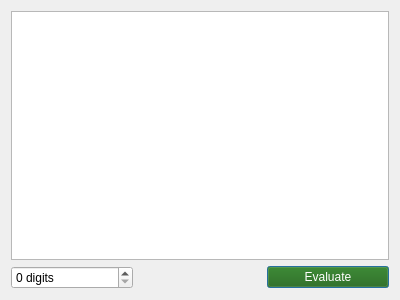
<?xml version="1.0" encoding="UTF-8"?>
<ui version="4.0">
 <class>PreciseOutputWindow</class>
 <widget class="QDialog" name="PreciseOutputWindow">
  <property name="geometry">
   <rect>
    <x>0</x>
    <y>0</y>
    <width>400</width>
    <height>300</height>
   </rect>
  </property>
  <property name="windowTitle">
   <string>Precise output</string>
  </property>
  <layout class="QVBoxLayout" name="verticalLayout">
   <item>
    <widget class="QTextEdit" name="textEdit">
     <property name="readOnly">
      <bool>true</bool>
     </property>
    </widget>
   </item>
   <item>
    <layout class="QHBoxLayout" name="horizontalLayout">
     <item>
      <widget class="QSpinBox" name="spinBox">
       <property name="suffix">
        <string> digits</string>
       </property>
       <property name="maximum">
        <number>100000</number>
       </property>
      </widget>
     </item>
     <item>
      <widget class="QLabel" name="busyIndicatorLabel">
       <property name="maximumSize">
        <size>
         <width>16777215</width>
         <height>26</height>
        </size>
       </property>
       <property name="text">
        <string/>
       </property>
       <property name="alignment">
        <set>Qt::AlignRight|Qt::AlignTrailing|Qt::AlignVCenter</set>
       </property>
      </widget>
     </item>
     <item>
      <widget class="QPushButton" name="evaluateButton">
       <property name="palette">
        <palette>
         <active>
          <colorrole role="Button">
           <brush brushstyle="SolidPattern">
            <color alpha="255">
             <red>27</red>
             <green>96</green>
             <blue>0</blue>
            </color>
           </brush>
          </colorrole>
          <colorrole role="ButtonText">
           <brush brushstyle="SolidPattern">
            <color alpha="255">
             <red>255</red>
             <green>255</green>
             <blue>255</blue>
            </color>
           </brush>
          </colorrole>
         </active>
         <inactive>
          <colorrole role="Button">
           <brush brushstyle="SolidPattern">
            <color alpha="255">
             <red>27</red>
             <green>96</green>
             <blue>0</blue>
            </color>
           </brush>
          </colorrole>
          <colorrole role="ButtonText">
           <brush brushstyle="SolidPattern">
            <color alpha="255">
             <red>255</red>
             <green>255</green>
             <blue>255</blue>
            </color>
           </brush>
          </colorrole>
         </inactive>
         <disabled>
          <colorrole role="Button">
           <brush brushstyle="SolidPattern">
            <color alpha="255">
             <red>27</red>
             <green>96</green>
             <blue>0</blue>
            </color>
           </brush>
          </colorrole>
         </disabled>
        </palette>
       </property>
       <property name="text">
        <string>Evaluate</string>
       </property>
      </widget>
     </item>
    </layout>
   </item>
  </layout>
 </widget>
 <resources/>
 <connections/>
</ui>
